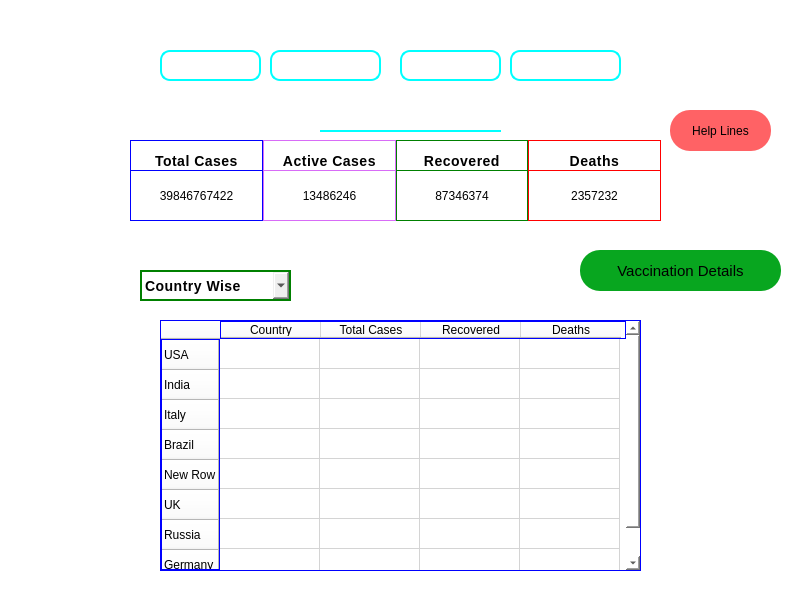
<?xml version="1.0" encoding="UTF-8"?>
<ui version="4.0">
 <class>home</class>
 <widget class="QMainWindow" name="home">
  <property name="geometry">
   <rect>
    <x>0</x>
    <y>0</y>
    <width>804</width>
    <height>600</height>
   </rect>
  </property>
  <property name="windowTitle">
   <string>Home</string>
  </property>
  <property name="styleSheet">
   <string notr="true">background-color: white;</string>
  </property>
  <widget class="QWidget" name="centralwidget">
   <widget class="QLabel" name="label_2">
    <property name="geometry">
     <rect>
      <x>160</x>
      <y>50</y>
      <width>101</width>
      <height>31</height>
     </rect>
    </property>
    <property name="whatsThis">
     <string>&lt;html&gt;&lt;head/&gt;&lt;body&gt;&lt;p&gt;winc &lt;/p&gt;&lt;/body&gt;&lt;/html&gt;</string>
    </property>
    <property name="styleSheet">
     <string notr="true">color: Black;
Font-size:15px;
letter-spacing:1.2px;
border:2px solid cyan;
border-radius:10px;
background:none;
font-weight:bold;
color:white;</string>
    </property>
    <property name="text">
     <string>Home</string>
    </property>
    <property name="alignment">
     <set>Qt::AlignCenter</set>
    </property>
   </widget>
   <widget class="QLabel" name="label_3">
    <property name="geometry">
     <rect>
      <x>270</x>
      <y>50</y>
      <width>111</width>
      <height>31</height>
     </rect>
    </property>
    <property name="styleSheet">
     <string notr="true">color: Black;
Font-size:15px;
letter-spacing:1.2px;
border:2px solid cyan;
border-radius:10px;
background:none;
font-weight:bold;
color:white;</string>
    </property>
    <property name="text">
     <string>Precaution</string>
    </property>
    <property name="alignment">
     <set>Qt::AlignCenter</set>
    </property>
   </widget>
   <widget class="QLabel" name="label_4">
    <property name="geometry">
     <rect>
      <x>400</x>
      <y>50</y>
      <width>101</width>
      <height>31</height>
     </rect>
    </property>
    <property name="styleSheet">
     <string notr="true">color: Black;
Font-size:15px;
letter-spacing:1.2px;
border:2px solid cyan;
border-radius:10px;
background:none;
font-weight:bold;
color:white;</string>
    </property>
    <property name="text">
     <string>Latest</string>
    </property>
    <property name="alignment">
     <set>Qt::AlignCenter</set>
    </property>
   </widget>
   <widget class="QLabel" name="label_5">
    <property name="geometry">
     <rect>
      <x>510</x>
      <y>50</y>
      <width>111</width>
      <height>31</height>
     </rect>
    </property>
    <property name="styleSheet">
     <string notr="true">color: Black;
Font-size:15px;
letter-spacing:1.2px;
border:2px solid cyan;
border-radius:10px;
background:none;
font-weight:bold;
color:white;</string>
    </property>
    <property name="text">
     <string>Stats</string>
    </property>
    <property name="alignment">
     <set>Qt::AlignCenter</set>
    </property>
   </widget>
   <widget class="QLabel" name="label_6">
    <property name="geometry">
     <rect>
      <x>30</x>
      <y>10</y>
      <width>71</width>
      <height>81</height>
     </rect>
    </property>
    <property name="mouseTracking">
     <bool>true</bool>
    </property>
    <property name="styleSheet">
     <string notr="true">background:none</string>
    </property>
    <property name="text">
     <string/>
    </property>
    <property name="pixmap">
     <pixmap>cov.png</pixmap>
    </property>
    <property name="scaledContents">
     <bool>true</bool>
    </property>
    <property name="wordWrap">
     <bool>false</bool>
    </property>
   </widget>
   <widget class="QLabel" name="label_7">
    <property name="geometry">
     <rect>
      <x>10</x>
      <y>90</y>
      <width>141</width>
      <height>31</height>
     </rect>
    </property>
    <property name="styleSheet">
     <string notr="true">color:White;
Font-size:15px;
letter-spacing:0.5px;
background:none</string>
    </property>
    <property name="text">
     <string>|| Covid Tracker ||</string>
    </property>
   </widget>
   <widget class="QWidget" name="horizontalLayoutWidget">
    <property name="geometry">
     <rect>
      <x>130</x>
      <y>140</y>
      <width>531</width>
      <height>41</height>
     </rect>
    </property>
    <layout class="QHBoxLayout" name="horizontalLayout">
     <property name="spacing">
      <number>0</number>
     </property>
     <item>
      <widget class="QLabel" name="label_10">
       <property name="styleSheet">
        <string notr="true">border:1px solid Blue;
font-weight:bold;
letter-spacing:0.5px;
font-size:14px</string>
       </property>
       <property name="text">
        <string>Total Cases</string>
       </property>
       <property name="alignment">
        <set>Qt::AlignCenter</set>
       </property>
      </widget>
     </item>
     <item>
      <widget class="QLabel" name="label_9">
       <property name="styleSheet">
        <string notr="true">border:1px solid #D86CF7;
font-weight:bold;
letter-spacing:0.5px;
font-size:14px</string>
       </property>
       <property name="text">
        <string>Active Cases</string>
       </property>
       <property name="alignment">
        <set>Qt::AlignCenter</set>
       </property>
      </widget>
     </item>
     <item>
      <widget class="QLabel" name="label_8">
       <property name="styleSheet">
        <string notr="true">border:1px solid green;
font-weight:bold;
letter-spacing:0.5px;
font-size:14px</string>
       </property>
       <property name="text">
        <string>Recovered</string>
       </property>
       <property name="alignment">
        <set>Qt::AlignCenter</set>
       </property>
      </widget>
     </item>
     <item>
      <widget class="QLabel" name="label">
       <property name="styleSheet">
        <string notr="true">border:1px solid red;
font-weight:bold;
letter-spacing:0.5px;
font-size:14px</string>
       </property>
       <property name="text">
        <string>Deaths</string>
       </property>
       <property name="alignment">
        <set>Qt::AlignCenter</set>
       </property>
      </widget>
     </item>
    </layout>
   </widget>
   <widget class="QWidget" name="horizontalLayoutWidget_2">
    <property name="geometry">
     <rect>
      <x>130</x>
      <y>170</y>
      <width>531</width>
      <height>51</height>
     </rect>
    </property>
    <layout class="QHBoxLayout" name="horizontalLayout_2">
     <property name="spacing">
      <number>0</number>
     </property>
     <item>
      <widget class="QLabel" name="label_14">
       <property name="styleSheet">
        <string notr="true">border:1px solid Blue;</string>
       </property>
       <property name="text">
        <string>39846767422</string>
       </property>
       <property name="alignment">
        <set>Qt::AlignCenter</set>
       </property>
      </widget>
     </item>
     <item>
      <widget class="QLabel" name="label_12">
       <property name="styleSheet">
        <string notr="true">border:1px solid #D86CF7</string>
       </property>
       <property name="text">
        <string>13486246</string>
       </property>
       <property name="alignment">
        <set>Qt::AlignCenter</set>
       </property>
      </widget>
     </item>
     <item>
      <widget class="QLabel" name="label_11">
       <property name="styleSheet">
        <string notr="true">border:1px solid green
</string>
       </property>
       <property name="text">
        <string>87346374</string>
       </property>
       <property name="alignment">
        <set>Qt::AlignCenter</set>
       </property>
      </widget>
     </item>
     <item>
      <widget class="QLabel" name="label_13">
       <property name="styleSheet">
        <string notr="true">border:1px solid red
</string>
       </property>
       <property name="text">
        <string>2357232</string>
       </property>
       <property name="alignment">
        <set>Qt::AlignCenter</set>
       </property>
      </widget>
     </item>
    </layout>
   </widget>
   <widget class="QLabel" name="label_15">
    <property name="geometry">
     <rect>
      <x>30</x>
      <y>270</y>
      <width>101</width>
      <height>31</height>
     </rect>
    </property>
    <property name="styleSheet">
     <string notr="true">color:white;
background:none;
font-size:14px</string>
    </property>
    <property name="text">
     <string>Show Data:</string>
    </property>
    <property name="alignment">
     <set>Qt::AlignCenter</set>
    </property>
   </widget>
   <widget class="QComboBox" name="comboBox">
    <property name="geometry">
     <rect>
      <x>140</x>
      <y>270</y>
      <width>151</width>
      <height>31</height>
     </rect>
    </property>
    <property name="styleSheet">
     <string notr="true">border:2px solid Green;
font-size:14px;
font-weight:bold;
letter-spacing:0.5px;
color: Black;
background:none;</string>
    </property>
    <item>
     <property name="text">
      <string>Country Wise</string>
     </property>
    </item>
    <item>
     <property name="text">
      <string>State Wise</string>
     </property>
    </item>
   </widget>
   <widget class="QTableWidget" name="tableWidget">
    <property name="geometry">
     <rect>
      <x>160</x>
      <y>320</y>
      <width>481</width>
      <height>251</height>
     </rect>
    </property>
    <property name="styleSheet">
     <string notr="true">border:1px solid Blue;
</string>
    </property>
    <row>
     <property name="text">
      <string>USA</string>
     </property>
    </row>
    <row>
     <property name="text">
      <string>India</string>
     </property>
    </row>
    <row>
     <property name="text">
      <string>Italy</string>
     </property>
    </row>
    <row>
     <property name="text">
      <string>Brazil</string>
     </property>
    </row>
    <row>
     <property name="text">
      <string>New Row</string>
     </property>
    </row>
    <row>
     <property name="text">
      <string>UK</string>
     </property>
    </row>
    <row>
     <property name="text">
      <string>Russia</string>
     </property>
    </row>
    <row>
     <property name="text">
      <string>Germany</string>
     </property>
    </row>
    <column>
     <property name="text">
      <string>Country</string>
     </property>
    </column>
    <column>
     <property name="text">
      <string>Total Cases</string>
     </property>
    </column>
    <column>
     <property name="text">
      <string>Recovered</string>
     </property>
    </column>
    <column>
     <property name="text">
      <string>Deaths</string>
     </property>
    </column>
   </widget>
   <widget class="QPushButton" name="pushButton_3">
    <property name="geometry">
     <rect>
      <x>580</x>
      <y>250</y>
      <width>201</width>
      <height>41</height>
     </rect>
    </property>
    <property name="styleSheet">
     <string notr="true">QPushButton{border-radius:20px;
font: 12pt &quot;Times New Roman&quot;;
	
background-color:#08A61F;


font: 75 10pt &quot;Times New Roman&quot;;
font-size:15px;
color: rgb(0, 0, 0);}
QPushButton:hover {

	background-color: #0C9A20;
 	color: rgb(255, 255, 255);
}
QPushButton:pressed{
	background-color: rgb(170, 170, 255);
}
{    background: #F8B97A;
    border:2px solid black;
	border-radius:15px;
    color:Black;
    font-size: 15px;
    letter-spacing: 0.5px;
    font-family: 'Lato';
    font-weight: 200;}
</string>
    </property>
    <property name="text">
     <string>Vaccination Details</string>
    </property>
   </widget>
   <widget class="QLabel" name="label_16">
    <property name="geometry">
     <rect>
      <x>0</x>
      <y>0</y>
      <width>801</width>
      <height>581</height>
     </rect>
    </property>
    <property name="styleSheet">
     <string notr="true"/>
    </property>
    <property name="text">
     <string/>
    </property>
    <property name="pixmap">
     <pixmap>image (2).png</pixmap>
    </property>
    <property name="scaledContents">
     <bool>true</bool>
    </property>
   </widget>
   <widget class="QPushButton" name="pushButton_2">
    <property name="geometry">
     <rect>
      <x>670</x>
      <y>110</y>
      <width>101</width>
      <height>41</height>
     </rect>
    </property>
    <property name="styleSheet">
     <string notr="true">QPushButton{border-radius:20px;
font: 12pt &quot;Times New Roman&quot;;
	
	background-color: rgb(255, 98, 101);

font: 75 10pt &quot;Times New Roman&quot;;
color: rgb(0, 0, 0);}
QPushButton:hover {

	background-color: rgb(255, 0, 4);
 	color: rgb(255, 255, 255);
}
QPushButton:pressed{
	background-color: rgb(170, 170, 255);
}
{    background: #F8B97A;
    border:2px solid black;
	border-radius:15px;
    color:Black;
    font-size: 15px;
    letter-spacing: 0.5px;
    font-family: 'Lato';
    font-weight: 200;}
</string>
    </property>
    <property name="text">
     <string>Help Lines</string>
    </property>
   </widget>
   <widget class="QLabel" name="label_18">
    <property name="geometry">
     <rect>
      <x>630</x>
      <y>70</y>
      <width>171</width>
      <height>20</height>
     </rect>
    </property>
    <property name="font">
     <font>
      <pointsize>10</pointsize>
      <weight>75</weight>
      <bold>true</bold>
     </font>
    </property>
    <property name="styleSheet">
     <string notr="true">color:white;
background:none;</string>
    </property>
    <property name="text">
     <string>Welcome, Anurag Yadav</string>
    </property>
    <property name="alignment">
     <set>Qt::AlignCenter</set>
    </property>
   </widget>
   <widget class="QLabel" name="label_17">
    <property name="geometry">
     <rect>
      <x>680</x>
      <y>10</y>
      <width>61</width>
      <height>61</height>
     </rect>
    </property>
    <property name="styleSheet">
     <string notr="true">background:none;</string>
    </property>
    <property name="text">
     <string/>
    </property>
    <property name="pixmap">
     <pixmap>User icon.png</pixmap>
    </property>
    <property name="scaledContents">
     <bool>true</bool>
    </property>
   </widget>
   <widget class="QLabel" name="label_19">
    <property name="geometry">
     <rect>
      <x>320</x>
      <y>130</y>
      <width>181</width>
      <height>20</height>
     </rect>
    </property>
    <property name="styleSheet">
     <string notr="true">background:none;
border-top:2px solid cyan;</string>
    </property>
    <property name="text">
     <string/>
    </property>
   </widget>
   <widget class="QLabel" name="label_20">
    <property name="enabled">
     <bool>true</bool>
    </property>
    <property name="geometry">
     <rect>
      <x>310</x>
      <y>90</y>
      <width>201</width>
      <height>41</height>
     </rect>
    </property>
    <property name="styleSheet">
     <string notr="true">background:none;
color:white;
font-size:35px;
</string>
    </property>
    <property name="text">
     <string>&lt;html&gt;&lt;head/&gt;&lt;body&gt;&lt;p align=&quot;center&quot;&gt;&lt;span style=&quot; font-size:20pt; font-weight:600;&quot;&gt;|| Home ||&lt;/span&gt;&lt;/p&gt;&lt;/body&gt;&lt;/html&gt;</string>
    </property>
    <property name="alignment">
     <set>Qt::AlignCenter</set>
    </property>
   </widget>
   <zorder>label_16</zorder>
   <zorder>label_2</zorder>
   <zorder>label_3</zorder>
   <zorder>label_4</zorder>
   <zorder>label_5</zorder>
   <zorder>label_6</zorder>
   <zorder>label_7</zorder>
   <zorder>horizontalLayoutWidget</zorder>
   <zorder>horizontalLayoutWidget_2</zorder>
   <zorder>label_15</zorder>
   <zorder>comboBox</zorder>
   <zorder>tableWidget</zorder>
   <zorder>pushButton_3</zorder>
   <zorder>pushButton_2</zorder>
   <zorder>label_18</zorder>
   <zorder>label_17</zorder>
   <zorder>label_19</zorder>
   <zorder>label_20</zorder>
  </widget>
  <widget class="QMenuBar" name="menubar">
   <property name="geometry">
    <rect>
     <x>0</x>
     <y>0</y>
     <width>804</width>
     <height>21</height>
    </rect>
   </property>
  </widget>
 </widget>
 <resources>
  <include location="../../../../Downloads/Home.ui"/>
 </resources>
 <connections/>
</ui>
